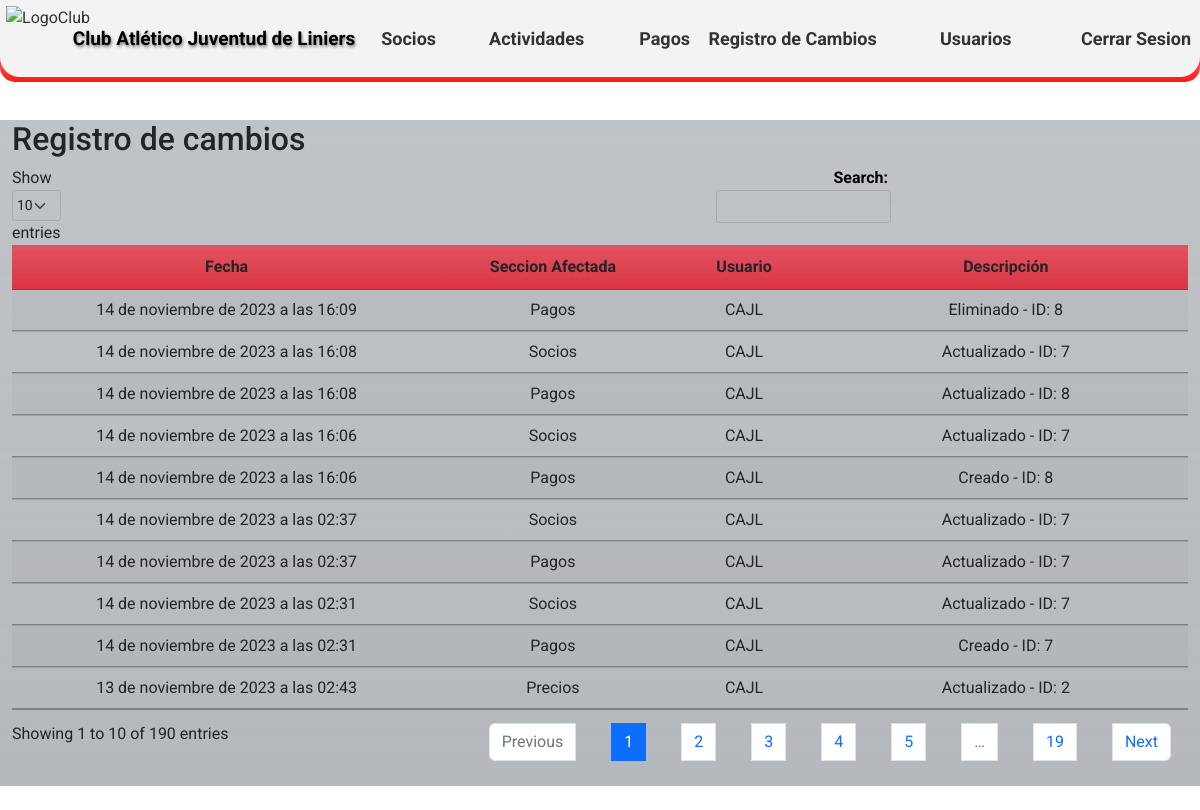
Before: /change-log/ (signed in) with the older database file.
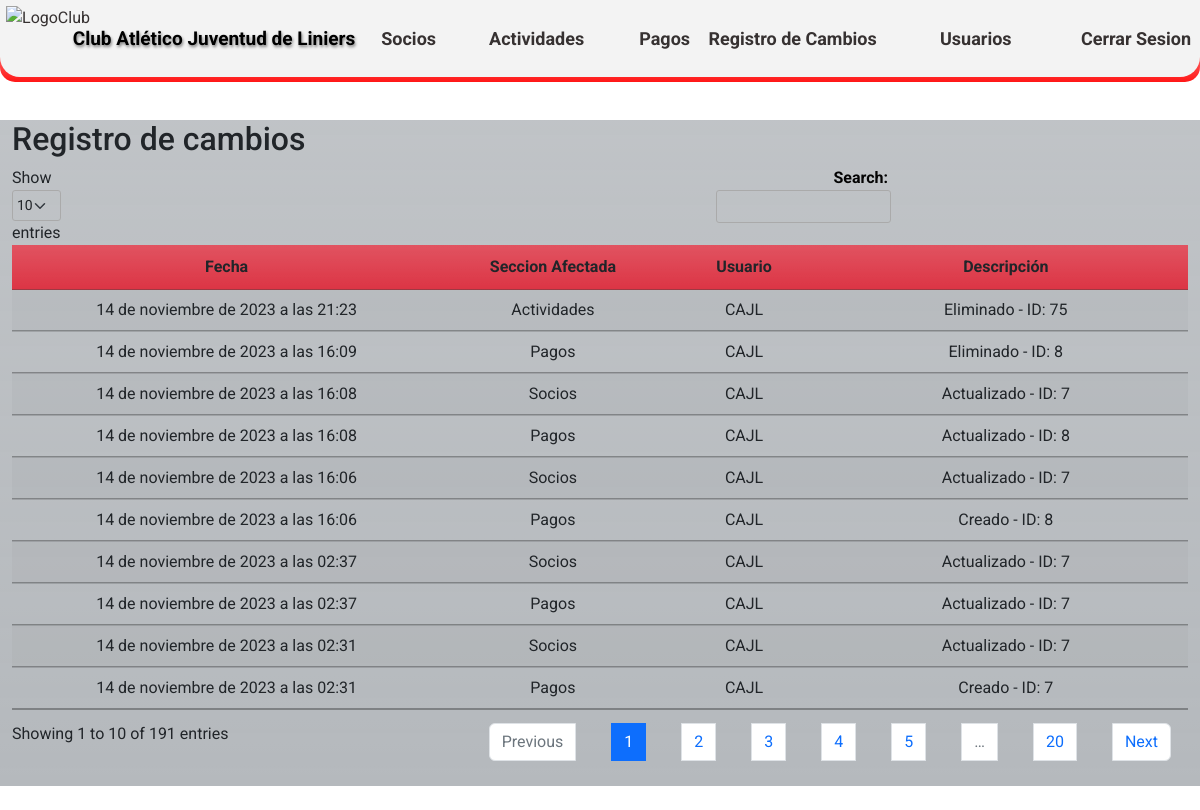
After: the same page with the newer database file.
### CAJL/aplications/changelog/models.py (models this page shows)
class ChangeLog(models.Model):
    date = models.DateTimeField(auto_now_add=True)
    model_name = models.CharField(max_length=100)
    user = models.ForeignKey(User, null=True, blank=True,on_delete=models.CASCADE)  # Asócialo a tu modelo de usuario si lo tienes
    description = models.TextField()
    class Meta:
        verbose_name = 'Registro de Cambio'
        verbose_name_plural = 'Registros de Cambios'
        ordering = ['-date']

### CAJL/aplications/changelog/views.py (the view)
# urls.py: path('change-log/', change_log_view, name='change_log_view'),
@login_required
def change_log_view(request):
    change_logs = ChangeLog.objects.all()
    return render(request, 'changelog/change_log.html', {'change_logs': change_logs})

### templates/changelog/change_log.html (shortened to what this page needs)
{% extends 'loginregister/base.html' %}
{% load static %}
{% block content %}
<!DOCTYPE html>
<html>
<head>
    <!DOCTYPE html>
<html>
<head>
    <link rel="stylesheet" type="text/css" href={% static 'css/Estilos_DT.css' %} media="screen">
    <link rel="stylesheet" href="https://cdnjs.cloudflare.com/ajax/libs/font-awesome/6.2.0/css/all.min.css"/>
    <link rel="stylesheet" type="text/css" href="https://cdn.datatables.net/1.10.25/css/jquery.dataTables.min.css">
</head>
<body>
    <br>
    <br>
    <br>
    <br>
        <div class="container h-60 my-4">
            <div class="row">
                <div class="col-xl-12 bg-secondary bg-gradient bg-opacity-50">
                    <h2>Registro de cambios</h2>
            <table id="changeLogTable" class="display table table-striped">
                <thead>
                    <tr>
                        <th class="centered bg-danger bg-gradient">Fecha</th>
                        <th class="centered bg-danger bg-gradient">Seccion Afectada</th>
                        <th class="centered bg-danger bg-gradient">Usuario</th>
                        <th class="centered bg-danger bg-gradient">Descripción</th>
                    </tr>
                </thead>
                <tbody>
                            {% for change_log in change_logs %}
                        <tr>
                            <td class="centered">{{ change_log.date }}</td>
                            <td class="centered">{{ change_log.model_name }}</td>
                            <td class="centered">{{ change_log.user }}</td>
                            <td class="centered">{{ change_log.description }}</td>
                        </tr>
                    {% endfor %}
                </tbody>
            </table>
        </div>
    </div>
</div>
</body>
</html>
{% endblock %}

Changed rows visible on the page:
no longer on this page (row unchanged): ChangeLog: date "13 de noviembre de 2023 a las 02:43", model_name "Precios", user "CAJL", description "Actualizado - ID: 2"
added ChangeLog: date "14 de noviembre de 2023 a las 21:23", model_name "Actividades", user "CAJL", description "Eliminado - ID: 75"
Other visible differences:
text written by a page script: "Show entries Search: Showing 1 to 10 of 190 entries Previous 1 2 3 4 5 … 19 Next" → "Show entries Search: Showing 1 to 10 of 191 entries Previous 1 2 3 4 5 … 20 Next"
